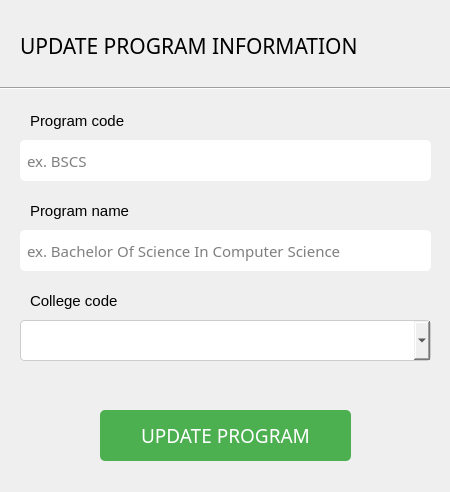
<?xml version="1.0" encoding="UTF-8"?>
<ui version="4.0">
 <class>UpdateProgramDialog</class>
 <widget class="QDialog" name="UpdateProgramDialog">
  <property name="geometry">
   <rect>
    <x>0</x>
    <y>0</y>
    <width>450</width>
    <height>492</height>
   </rect>
  </property>
  <property name="minimumSize">
   <size>
    <width>450</width>
    <height>492</height>
   </size>
  </property>
  <property name="maximumSize">
   <size>
    <width>450</width>
    <height>492</height>
   </size>
  </property>
  <property name="windowTitle">
   <string>Update Program</string>
  </property>
  <widget class="QLabel" name="label">
   <property name="geometry">
    <rect>
     <x>20</x>
     <y>20</y>
     <width>411</width>
     <height>51</height>
    </rect>
   </property>
   <property name="font">
    <font>
     <family>Franklin Gothic Medium Cond</family>
     <pointsize>16</pointsize>
     <weight>50</weight>
     <bold>false</bold>
    </font>
   </property>
   <property name="text">
    <string>UPDATE PROGRAM INFORMATION</string>
   </property>
  </widget>
  <widget class="QLabel" name="label_2">
   <property name="geometry">
    <rect>
     <x>30</x>
     <y>100</y>
     <width>211</width>
     <height>41</height>
    </rect>
   </property>
   <property name="font">
    <font>
     <family>Arial</family>
     <pointsize>11</pointsize>
    </font>
   </property>
   <property name="text">
    <string>Program code</string>
   </property>
  </widget>
  <widget class="QLabel" name="label_3">
   <property name="geometry">
    <rect>
     <x>30</x>
     <y>190</y>
     <width>211</width>
     <height>41</height>
    </rect>
   </property>
   <property name="font">
    <font>
     <family>Arial</family>
     <pointsize>11</pointsize>
    </font>
   </property>
   <property name="text">
    <string>Program name</string>
   </property>
  </widget>
  <widget class="QLabel" name="label_4">
   <property name="geometry">
    <rect>
     <x>30</x>
     <y>280</y>
     <width>201</width>
     <height>41</height>
    </rect>
   </property>
   <property name="font">
    <font>
     <family>Arial</family>
     <pointsize>11</pointsize>
     <weight>50</weight>
     <bold>false</bold>
    </font>
   </property>
   <property name="text">
    <string>College code</string>
   </property>
  </widget>
  <widget class="QLineEdit" name="programCodeEdit">
   <property name="geometry">
    <rect>
     <x>20</x>
     <y>140</y>
     <width>411</width>
     <height>41</height>
    </rect>
   </property>
   <property name="font">
    <font>
     <family>Franklin Gothic Medium Cond</family>
     <pointsize>11</pointsize>
    </font>
   </property>
   <property name="styleSheet">
    <string notr="true">QLineEdit {
        border-radius: 5px;
        padding: 5px;
    }</string>
   </property>
   <property name="placeholderText">
    <string>ex. BSCS</string>
   </property>
  </widget>
  <widget class="QLineEdit" name="programNameEdit">
   <property name="geometry">
    <rect>
     <x>20</x>
     <y>230</y>
     <width>411</width>
     <height>41</height>
    </rect>
   </property>
   <property name="font">
    <font>
     <family>Franklin Gothic Medium Cond</family>
     <pointsize>11</pointsize>
    </font>
   </property>
   <property name="styleSheet">
    <string notr="true">QLineEdit {
        border-radius: 5px;
        padding: 5px;
    }</string>
   </property>
   <property name="placeholderText">
    <string>ex. Bachelor Of Science In Computer Science</string>
   </property>
  </widget>
  <widget class="QComboBox" name="collegeCodeBox">
   <property name="geometry">
    <rect>
     <x>20</x>
     <y>320</y>
     <width>411</width>
     <height>41</height>
    </rect>
   </property>
   <property name="font">
    <font>
     <family>Franklin Gothic Medium Cond</family>
     <pointsize>11</pointsize>
    </font>
   </property>
   <property name="cursor">
    <cursorShape>PointingHandCursor</cursorShape>
   </property>
   <property name="layoutDirection">
    <enum>Qt::LeftToRight</enum>
   </property>
   <property name="styleSheet">
    <string notr="true">QComboBox {
        padding: 6px;
        border: 1px solid #ccc;
        border-radius: 4px;
		color: black
    }
    QComboBox QAbstractItemView {
        border: 1px solid #ccc;
        selection-background-color: #2196F3;
        selection-color: #ffffff;
        background-color: #ffffff;
        padding: 4px;
        outline: 0;
    }</string>
   </property>
  </widget>
  <widget class="QPushButton" name="confirmButton">
   <property name="geometry">
    <rect>
     <x>100</x>
     <y>410</y>
     <width>251</width>
     <height>51</height>
    </rect>
   </property>
   <property name="font">
    <font>
     <family>Franklin Gothic Medium Cond</family>
     <pointsize>14</pointsize>
    </font>
   </property>
   <property name="cursor">
    <cursorShape>PointingHandCursor</cursorShape>
   </property>
   <property name="styleSheet">
    <string notr="true">QPushButton {
        background-color: #4CAF50;
        color: white;
        padding: 8px 16px;
        border: none;
        border-radius: 5px;
    }
    QPushButton:hover {
        background-color: #43A047;
    }
    QPushButton:pressed {
        background-color: #388E3C;
    }</string>
   </property>
   <property name="text">
    <string>UPDATE PROGRAM</string>
   </property>
  </widget>
  <widget class="Line" name="line">
   <property name="geometry">
    <rect>
     <x>0</x>
     <y>80</y>
     <width>451</width>
     <height>16</height>
    </rect>
   </property>
   <property name="orientation">
    <enum>Qt::Horizontal</enum>
   </property>
  </widget>
 </widget>
 <resources/>
 <connections/>
</ui>
